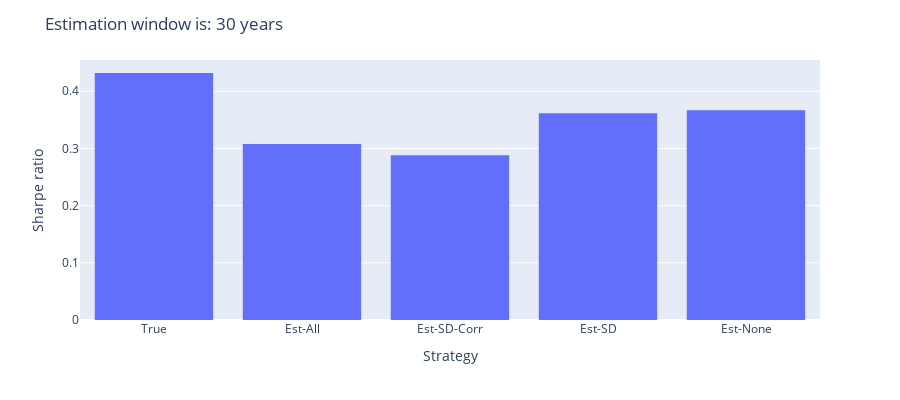

The notebook cell saved with this chart:
### Markdown cell above
### Less expected return variation

### Code cell
# compare_means_singlehorizon('mns2','sds1','c1','w1')
compare_means_singlehorizon('mns2','sds1','c1','w3')
# compare_means_singlehorizon('mns2','sds1','c1','w5')

### Figure 1 — Plotly figure (JSON) as saved in the notebook; plotly's stock layout.template omitted (floating-point values rounded to 4 significant figures)
{"data": [{"alignmentgroup": "True", "bingroup": "x", "histfunc": "avg", "hovertemplate": "strategy=%{x}<br>avg of sr=%{y}<extra></extra>", "legendgroup": "", "marker": {"color": "#636efa", "pattern": {"shape": ""}}, "name": "", "offsetgroup": "", "orientation": "v", "showlegend": false, "type": "histogram", "x": ["True", "Est-All", "Est-SD-Corr", "Est-SD", "Est-None"], "xaxis": "x", "y": [0.4319, 0.3076, 0.288, 0.3613, 0.3668], "yaxis": "y"}], "layout": {"barmode": "group", "height": 400, "legend": {"tracegroupgap": 0}, "margin": {"t": 60}, "title": {"text": "Estimation window is: 30 years"}, "xaxis": {"anchor": "y", "domain": [0, 1], "title": {"text": "Strategy"}}, "yaxis": {"anchor": "x", "domain": [0, 1], "title": {"text": "Sharpe ratio"}}}}
